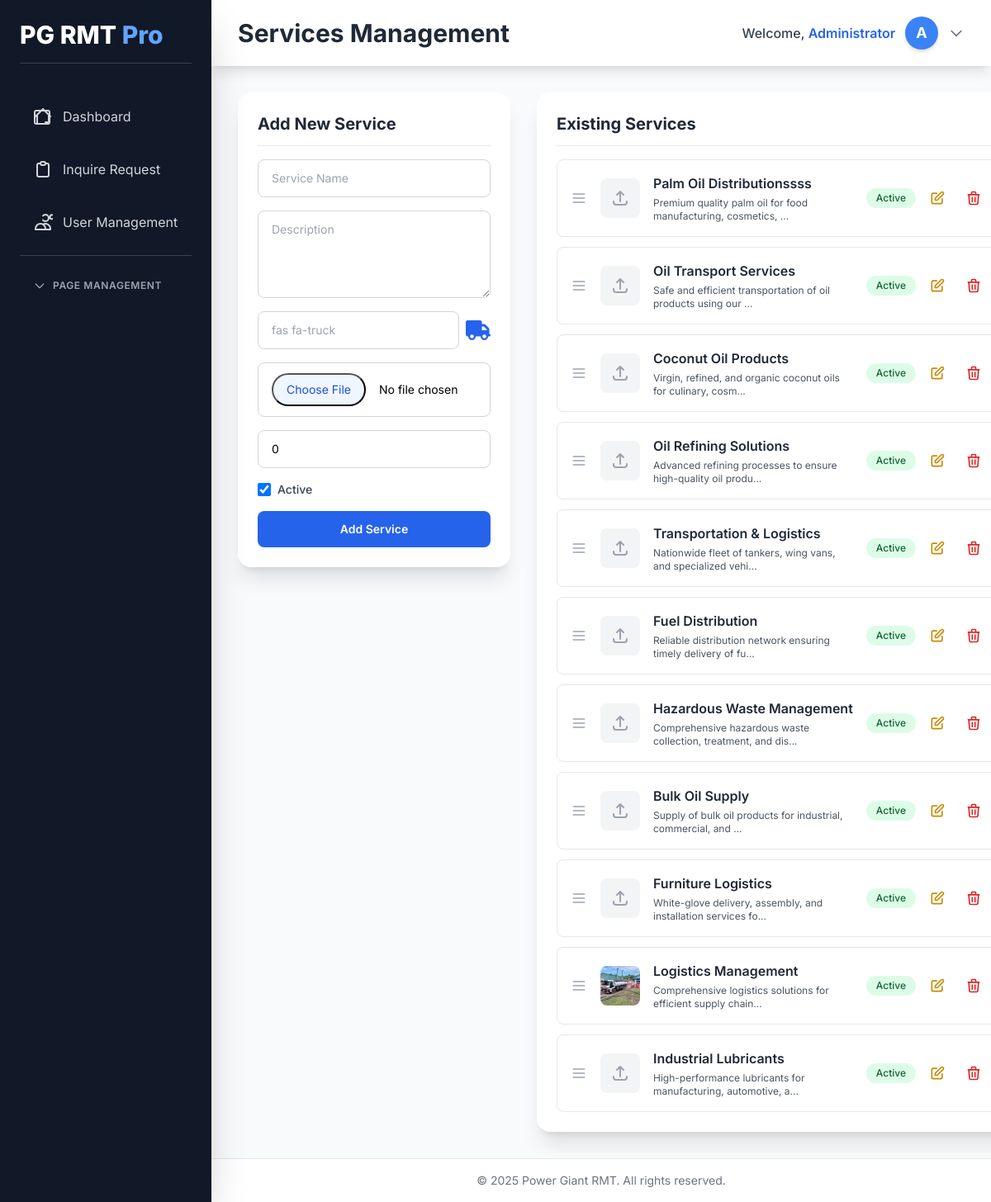
The app's page /admin-powergiant/service_editor.php (signed in) with its own data.
### tables this page shows
CREATE TABLE `services_content` (
  `id` int(11) NOT NULL,
  `service_name` varchar(255) NOT NULL,
  `service_description` text DEFAULT NULL,
  `service_icon` varchar(100) DEFAULT NULL,
  `image_path` varchar(255) DEFAULT NULL,
  `display_order` int(11) DEFAULT 0,
  `is_active` tinyint(1) DEFAULT 1,
  `created_at` timestamp NOT NULL DEFAULT current_timestamp(),
  `updated_at` timestamp NOT NULL DEFAULT current_timestamp() ON UPDATE current_timestamp()
);

### config/auth.php (called while the page is built, shortened)
<?php
$database = new Database();
$conn = $database->connect();
function isLoggedIn() {
    return isset($_SESSION['admin_id']) && !empty($_SESSION['admin_id']);
}
function hasPermission($permission) {
    global $conn;
    $role = $_SESSION['admin_role'];
    try {
        $stmt = $conn->prepare("SELECT allowed FROM admin_permissions WHERE role = ? AND permission = ?");
        $stmt->execute([$role, $permission]);
        $result = $stmt->fetch(PDO::FETCH_ASSOC);
        return $result && $result['allowed'] == 1;
    } catch (Exception $e) {
        error_log("Permission check failed: " . $e->getMessage());
        return false;
    }
}
?>

### admin-powergiant/service_editor.php (the view, shortened to what this page needs)
<?php
require_once '../config/auth.php';
try {
    $database = new Database();
    $pdo = $database->connect();
} catch (Exception $e) {
    error_log("DB Error: " . $e->getMessage());
    die("Database connection failed.");
}
$services = $pdo->query("SELECT * FROM services_content ORDER BY display_order, id")->fetchAll();
$admin_name = htmlspecialchars($_SESSION['admin_name'] ?? 'Admin', ENT_QUOTES);
?>
<!DOCTYPE html>
<html lang="en">
<head>
    <script src="https://cdn.tailwindcss.com"></script>
    <link rel="stylesheet" href="https://cdnjs.cloudflare.com/ajax/libs/font-awesome/6.5.0/css/all.min.css">
</head>
<body class="bg-gray-50 antialiased">
<div class="flex h-screen overflow-hidden">
<aside id="sidebar" class="bg-gray-900 text-white w-64 fixed inset-y-0 left-0 z-40 transform -translate-x-full lg:translate-x-0 lg:static shadow-2xl">
    <div class="p-6 h-full flex flex-col">
        <div class="flex items-center justify-between mb-10 border-b border-gray-700 pb-4">
            <h2 class="text-3xl font-extrabold text-white">PG RMT <span class="text-blue-400">Pro</span></h2>
        </div>
        <nav class="space-y-4 flex-1">
            <?php if (hasPermission('view_dashboard')): ?>
            <a href="dashboard.php" class="flex items-center px-4 py-3 text-gray-300 hover:bg-gray-700 rounded-xl transition hover:text-white">
                <svg class="w-6 h-6 mr-3" fill="none" stroke="currentColor" viewBox="0 0 24 24">
                    <path stroke-linecap="round" stroke-linejoin="round" stroke-width="2" d="M3 12l2-2m0 0l7-7 7 7M5 10v10a1 1 0 001 1h3m10-11l2 2m-2-2v10a1 1 0 01-1-1h-3M6 21h12a2 2 0 002-2V7a2 2 0 00-2-2H4a2 2 0 00-2 2v12a2 2 0 002 2z"/>
                </svg>
                Dashboard
            </a>
            <?php endif; ?>
            <?php if (hasPermission('view_inquiries')): ?>
            <a href="request_quote.php" class="flex items-center px-4 py-3 text-gray-300 hover:bg-gray-700 rounded-xl transition hover:text-white">
                <svg class="w-6 h-6 mr-3" fill="none" stroke="currentColor" viewBox="0 0 24 24">
                    <path stroke-linecap="round" stroke-linejoin="round" stroke-width="2" d="M9 5H7a2 2 0 00-2 2v12a2 2 0 002 2h10a2 2 0 002-2V7a2 2 0 00-2-2h-2M9 5a2 2 0 002 2h2a2 2 0 002-2M9 5a2 2 0 012-2h2a2 2 0 012 2"/>
                </svg>
                Inquire Request
            </a>
            <?php endif; ?>
            <?php if (hasPermission('manage_users')): ?>
            <a href="user_management.php" class="flex items-center px-4 py-3 text-gray-300 hover:bg-gray-700 rounded-xl transition hover:text-white">
                <svg class="w-6 h-6 mr-3" fill="none" stroke="currentColor" viewBox="0 0 24 24">
                    <path stroke-linecap="round" stroke-linejoin="round" stroke-width="2" d="M12 4.354a4 4 0 110 5.292M15 21H3v-1a6 6 0 0112 0v1zm0 0h6v-1a6 6 0 00-9-5.197m13.5-9a2.5 2.5 0 11-5 0 2.5 2.5 0 015 0z"/>
                </svg>
                User Management
            </a>
            <?php endif; ?>
            <?php if (hasPermission('edit_pages')): ?>
            <div class="border-t border-gray-700 pt-4">
                <button onclick="togglePageManagement()" class="w-full flex items-center justify-between px-4 py-3 text-xs font-semibold text-gray-400 uppercase tracking-wider hover:text-white transition group">
                    <span class="flex items-center">
                        <svg id="pageMgmtCaret" class="w-4 h-4 mr-2 transition-transform duration-200 group-hover:text-blue-400" fill="none" stroke="currentColor" viewBox="0 0 24 24">
                            <path stroke-linecap="round" stroke-linejoin="round" stroke-width="2" d="M19 9l-7 7-7-7"/>
                        </svg>
                        Page Management
                    </span>
                </button>
            </div>
            <?php endif; ?>
        </nav>
    </div>
</aside>
    <div class="flex-1 flex flex-col overflow-hidden">
        <header class="bg-white shadow-lg sticky top-0 z-20">
            <div class="max-w-full mx-auto px-4 sm:px-6 lg:px-8">
                <div class="flex justify-between h-20 items-center">
                    <div class="flex items-center">
                        <h1 class="text-xl sm:text-2xl md:text-3xl font-bold text-gray-800">Services Management</h1>
                    </div>
                    <div class="relative">
                        <button onclick="toggleUserDropdown()" class="flex items-center space-x-3 text-gray-700 hover:text-blue-600 transition">
                            <span class="hidden sm:inline text-sm md:text-base font-medium">Welcome, <span class="text-blue-600 font-semibold"><?= $admin_name ?></span></span>
                            <div class="w-10 h-10 rounded-full bg-blue-500 flex items-center justify-center text-white font-bold text-lg shadow-md">A</div>
                            <svg class="w-5 h-5 text-gray-500" fill="none" stroke="currentColor" viewBox="0 0 24 24">
                                <path stroke-linecap="round" stroke-linejoin="round" stroke-width="2" d="M19 9l-7 7-7-7"/>
                            </svg>
                        </button>
                    </div>
                </div>
            </div>
        </header>
        <main class="flex-1 overflow-y-auto p-4 sm:p-6 lg:p-8">
            <div class="cards-container max-w-7xl mx-auto">
                <div class="service-card bg-white rounded-2xl shadow-xl p-6">
                    <h3 class="text-xl font-bold text-gray-800 mb-4 border-b pb-3">Add New Service</h3>
                    <form method="POST" enctype="multipart/form-data" class="space-y-4">
                        <input type="text" name="service_name" placeholder="Service Name" required class="w-full px-4 py-3 border border-gray-300 rounded-lg focus:ring-2 focus:ring-blue-500 text-sm">
                        <textarea name="service_description" placeholder="Description" rows="4" required class="w-full px-4 py-3 border border-gray-300 rounded-lg focus:ring-2 focus:ring-blue-500 text-sm resize-vertical min-h-[100px]"></textarea>
                        <div class="flex items-center space-x-2">
                            <input type="text" name="service_icon" placeholder="fas fa-truck" class="flex-1 px-4 py-3 border border-gray-300 rounded-lg focus:ring-2 focus:ring-blue-500 text-sm">
                            <div class="icon-preview text-blue-600"><i class="fas fa-truck text-lg"></i></div>
                        </div>
                        <input type="file" name="service_image" accept="image/*" class="w-full px-4 py-3 border border-gray-300 rounded-lg file:mr-4 file:py-2 file:px-4 file:rounded-full file:bg-blue-50 file:text-blue-700 text-sm">
                        <input type="number" name="display_order" value="0" required class="w-full px-4 py-3 border border-gray-300 rounded-lg focus:ring-2 focus:ring-blue-500 text-sm">
                        <div class="flex items-center">
                            <input type="checkbox" name="is_active" checked class="w-4 h-4 text-blue-600 rounded focus:ring-blue-500">
                            <label class="ml-2 text-sm font-medium text-gray-700">Active</label>
                        </div>
                        <button name="add_service" class="w-full bg-blue-600 hover:bg-blue-700 text-white font-semibold py-3 rounded-lg transition mt-2 text-sm">
                            Add Service
                        </button>
                    </form>
                </div>
                <div class="service-card bg-white rounded-2xl shadow-xl p-6">
                    <h3 class="text-xl font-bold text-gray-800 mb-4 border-b pb-3">Existing Services</h3>
                    <div id="servicesList" class="space-y-3 flex-1 overflow-y-auto">
                        <?php foreach ($services as $s):
                            $desc = (strlen($s['service_description'] ?? '') > 60) ? substr($s['service_description'] ?? '', 0, 60).'...' : ($s['service_description'] ?? '');
                            $name = $s['service_name'] ?? 'Untitled';
                        ?>
                        <div data-id="<?= $s['id'] ?>" class="flex flex-col sm:flex-row items-start sm:items-center justify-between p-4 border rounded-lg hover:shadow-md drag-handle group">
                            <div class="flex items-center space-x-4 flex-1 w-full">
                                <svg class="w-5 h-5 text-gray-400 flex-shrink-0" fill="none" stroke="currentColor" viewBox="0 0 24 24">
                                    <path stroke-linecap="round" stroke-linejoin="round" stroke-width="2" d="M4 6h16M4 12h16M4 18h16"/>
                                </svg>
                                <?php if (!empty($s['image_path']) && file_exists('../'.$s['image_path'])): ?>
                                    <img src="../<?= htmlspecialchars($s['image_path']) ?>" class="w-12 h-12 object-cover rounded-lg flex-shrink-0" alt="">
                                <?php else: ?>
                                    <div class="w-12 h-12 bg-gray-100 rounded-lg flex items-center justify-center flex-shrink-0">
                                        <svg class="w-6 h-6 text-gray-400" fill="none" stroke="currentColor" viewBox="0 0 24 24">
                                            <path stroke-linecap="round" stroke-linejoin="round" stroke-width="2" d="M4 16v1a3 3 0 003 3h10a3 3 0 003-3v-1m-4-8l-4-4m0 0L8 8m4-4v12"/>
                                        </svg>
                                    </div>
                                <?php endif; ?>
                                <div class="flex-1 min-w-0">
                                    <h4 class="font-semibold text-gray-800 truncate text-sm sm:text-base"><?= htmlspecialchars($name) ?></h4>
                                    <p class="text-xs text-gray-600 mt-1"><?= htmlspecialchars($desc) ?></p>
                                </div>
                            </div>
                            <div class="flex items-center gap-2 mt-3 sm:mt-0 w-full sm:w-auto justify-end sm:justify-start">
                                <span class="px-3 py-1 text-xs font-medium rounded-full <?= $s['is_active'] ? 'bg-green-100 text-green-800' : 'bg-gray-100 text-gray-600' ?> whitespace-nowrap">
                                    <?= $s['is_active'] ? 'Active' : 'Inactive' ?>
                                </span>
                                <button onclick='editService(<?= json_encode($s, JSON_HEX_QUOT | JSON_HEX_APOS) ?>)' class="p-2 text-yellow-600 hover:bg-yellow-50 rounded-lg transition">
                                    <svg class="w-5 h-5" fill="none" stroke="currentColor" viewBox="0 0 24 24">
                                        <path stroke-linecap="round" stroke-linejoin="round" stroke-width="2" d="M11 5H6a2 2 0 00-2 2v11a2 2 0 002 2h11a2 2 0 002-2v-5m-1.414-9.414a2 2 0 112.828 2.828L11.828 15H9v-2.828l8.586-8.586z"/>
                                    </svg>
                                </button>
                                <button onclick='openDeleteModal(<?= $s['id'] ?>)' class="p-2 text-red-600 hover:bg-red-50 rounded-lg transition">
                                    <svg class="w-5 h-5" fill="none" stroke="currentColor" viewBox="0 0 24 24">
                                        <path stroke-linecap="round" stroke-linejoin="round" stroke-width="2" d="M19 7l-.867 12.142A2 2 0 0116.138 21H7.862a2 2 0 01-1.995-1.858L5 7m5 4v6m4-6v6m1-10V4a1 1 0 00-1-1h-4a1 1 0 00-1 1v3M4 7h16"/>
                                    </svg>
                                </button>
                            </div>
                        </div>
                        <?php endforeach; ?>
                    </div>
                </div>
            </div>
        </main>
        <footer class="bg-white border-t border-gray-200 p-4 text-center text-sm text-gray-500 mt-auto">
            © <?= date('Y') ?> Power Giant RMT. All rights reserved.
        </footer>
    </div>
</div>
</body>
</html>

### admin-powergiant/service_editor.php (style rules this page uses)
body { font-family: 'Inter', sans-serif; }
#sidebar { transition:transform .3s ease-in-out; }
.drag-handle { cursor:move; }
.icon-preview i { font-size:1.5rem; }
.cards-container { display: flex; flex-direction: column; gap: 1.5rem; }
@media (min-width: 1024px) { .cards-container { display: grid; grid-template-columns: 1fr 1fr; gap: 2rem; align-items: start; } }
.service-card { display: flex; flex-direction: column; min-height: 0; }
.service-card form, .service-card > div { flex: 1; display: flex; flex-direction: column; }
.service-card textarea { min-height: 100px; resize: vertical; }

### records on screen
services_content: service_name "Palm Oil Distributionssss", service_description "Premium quality palm oil for food manufacturing, cosmetics, ...", is_active "Active"
services_content: service_name "Oil Transport Services", service_description "Safe and efficient transportation of oil products using our ...", is_active "Active"
services_content: service_name "Coconut Oil Products", service_description "Virgin, refined, and organic coconut oils for culinary, cosm...", is_active "Active"
services_content: service_name "Oil Refining Solutions", service_description "Advanced refining processes to ensure high-quality oil produ...", is_active "Active"
services_content: service_name "Transportation & Logistics", service_description "Nationwide fleet of tankers, wing vans, and specialized vehi...", is_active "Active"
services_content: service_name "Fuel Distribution", service_description "Reliable distribution network ensuring timely delivery of fu...", is_active "Active"
services_content: service_name "Hazardous Waste Management", service_description "Comprehensive hazardous waste collection, treatment, and dis...", is_active "Active"
services_content: service_name "Bulk Oil Supply", service_description "Supply of bulk oil products for industrial, commercial, and ...", is_active "Active"
services_content: service_name "Furniture Logistics", service_description "White-glove delivery, assembly, and installation services fo...", is_active "Active"
services_content: image_path (picture), service_name "Logistics Management", service_description "Comprehensive logistics solutions for efficient supply chain...", is_active "Active"
services_content: service_name "Industrial Lubricants", service_description "High-performance lubricants for manufacturing, automotive, a...", is_active "Active"

### other values on screen
$admin_name "Administrator"
